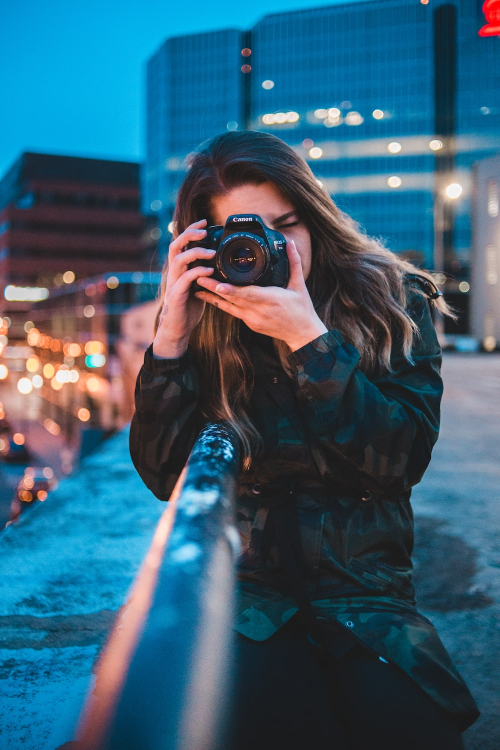
#> input picture assests/photo.jpeg, 1000 x 1500 px (shown at 1/2 size)
$ python Image_Manupulation.py
#> lines starting #> are read from the running program, lines starting #| are printed output that depends on the picture; after the words box and inside, x2 and y2 are one past the last pixel; in counts of white or black regions, pixels touching at a corner belong together
import cv2
import random

img=cv2.imread('assests/photo.jpeg', 1)
#> img is the input picture: shape (1500, 1000, 3); mean B, G, R 114.4, 93.6, 54.1

tag=img[500:700,600:900]
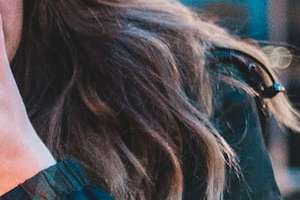
#> tag: shape (200, 300, 3); mean B, G, R 80.9, 77.1, 80.4

img[100:300,200:500]=tag
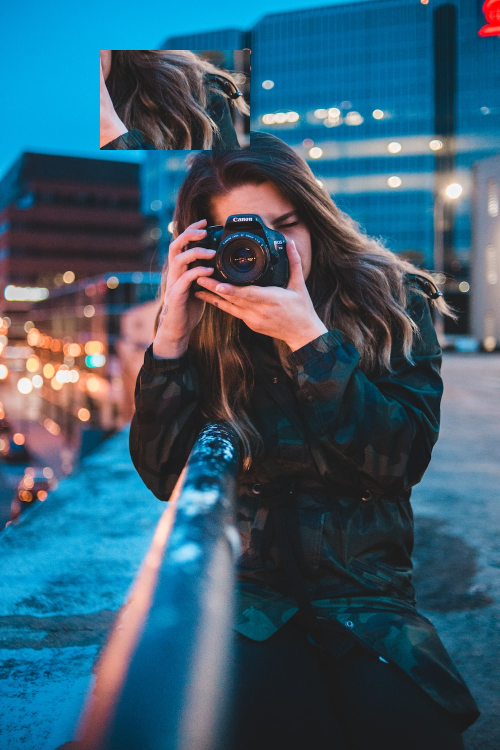
#> img: shape (1500, 1000, 3) (shown at 1/2 size); 4% of pixels changed, all inside (x1, y1, x2, y2) = (200, 100, 500, 300)


img=cv2.resize(img,(0,0),fx=0.5,fy=0.5)
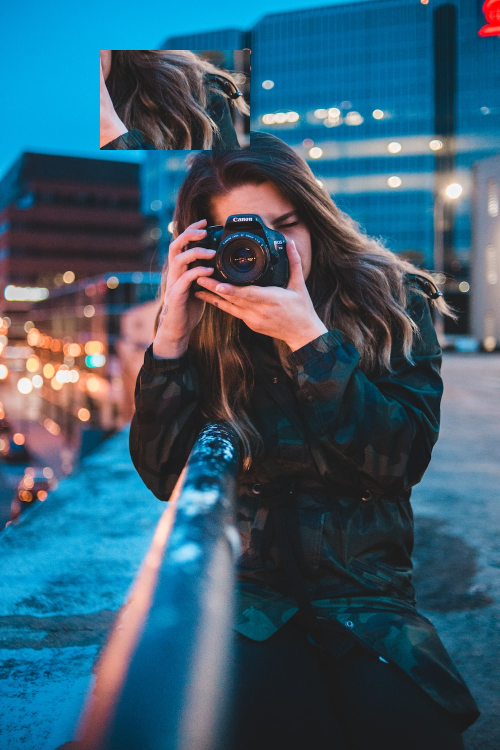
#> img: shape (750, 500, 3); mean B, G, R 110.7, 91.8, 57.3
cv2.imshow('Image',img)
cv2.waitKey(0)
cv2.destroyAllWindows()
